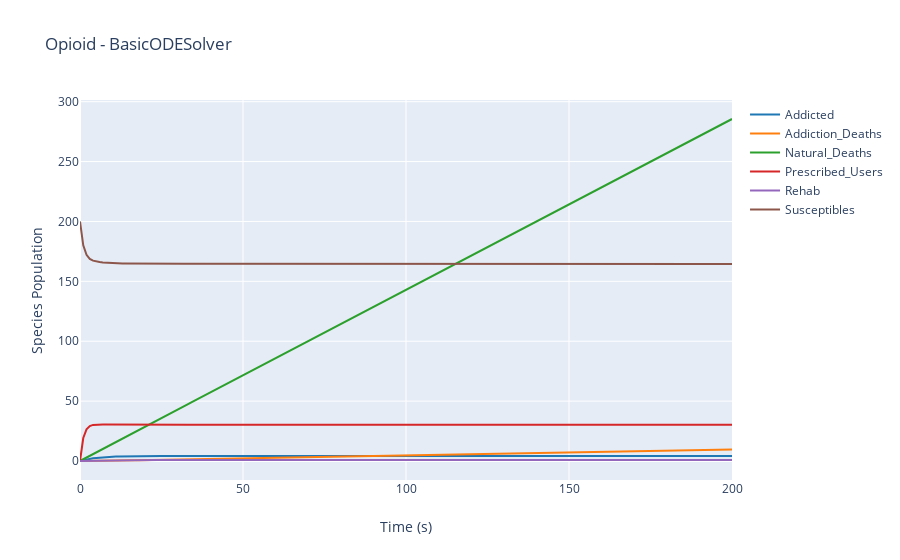

The notebook cell saved with this chart:
### Markdown cell above
### Run Model and plot
Run the model by calling the run function on the model and select solver via 'solver' keyword argument.  if show_labels is True, results are returned as a list of dictionaries, where the list index is the trajectory run index, and dictionary keys are comprised of species names and 'time'.  If show_labels is False, results are returned as a numpy array with indices [trajectory][timestep][species_no]

### Code cell
%time results = model.run(solver=BasicODESolver(), show_labels=True)
results.plotplotly()

### Figure 1 — Plotly figure (JSON) as saved in the notebook; plotly's stock layout.template omitted (floating-point values rounded to 4 significant figures; data arrays with more than 128 entries replaced by an {"elided": "..."} marker saying what was removed)
{"data": [{"line": {"color": "#1f77b4"}, "mode": "lines", "name": "Addicted", "type": "scatter", "x": {"elided": "201 int values"}, "y": {"elided": "201 float values"}}, {"line": {"color": "#ff7f0e"}, "mode": "lines", "name": "Addiction_Deaths", "type": "scatter", "x": {"elided": "201 int values"}, "y": {"elided": "201 float values"}}, {"line": {"color": "#2ca02c"}, "mode": "lines", "name": "Natural_Deaths", "type": "scatter", "x": {"elided": "201 int values"}, "y": {"elided": "201 float values"}}, {"line": {"color": "#d62728"}, "mode": "lines", "name": "Prescribed_Users", "type": "scatter", "x": {"elided": "201 int values"}, "y": {"elided": "201 float values"}}, {"line": {"color": "#9467bd"}, "mode": "lines", "name": "Rehab", "type": "scatter", "x": {"elided": "201 int values"}, "y": {"elided": "201 float values"}}, {"line": {"color": "#8c564b"}, "mode": "lines", "name": "Susceptibles", "type": "scatter", "x": {"elided": "201 int values"}, "y": {"elided": "201 float values"}}], "layout": {"showlegend": true, "title": {"text": "Opioid - BasicODESolver"}, "xaxis": {"title": {"text": "Time (s)"}}, "yaxis": {"title": {"text": "Species Population"}}}}
